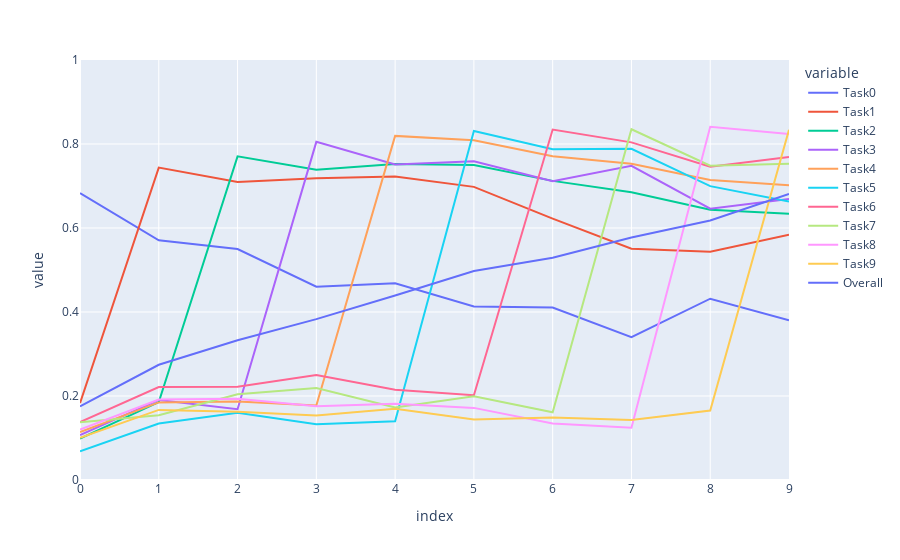

Notebook code for this chart:
### Code cell
# lineplot every task acc per training
fig = px.line(acc_df, x=acc_df.index, y=acc_df.columns, range_y=[0, 1])
fig.show()

### Figure 1 — Plotly figure (JSON) as saved in the notebook; plotly's stock layout.template omitted (floating-point values rounded to 4 significant figures)
{"data": [{"hovertemplate": "variable=Task0<br>index=%{x}<br>value=%{y}<extra></extra>", "legendgroup": "Task0", "line": {"color": "#636efa", "dash": "solid"}, "marker": {"symbol": "circle"}, "mode": "lines", "name": "Task0", "orientation": "v", "showlegend": true, "type": "scatter", "x": [0, 1, 2, 3, 4, 5, 6, 7, 8, 9], "xaxis": "x", "y": [0.6829, 0.5708, 0.55, 0.4603, 0.4683, 0.4129, 0.4108, 0.3402, 0.4317, 0.3801], "yaxis": "y"}, {"hovertemplate": "variable=Task1<br>index=%{x}<br>value=%{y}<extra></extra>", "legendgroup": "Task1", "line": {"color": "#EF553B", "dash": "solid"}, "marker": {"symbol": "circle"}, "mode": "lines", "name": "Task1", "orientation": "v", "showlegend": true, "type": "scatter", "x": [0, 1, 2, 3, 4, 5, 6, 7, 8, 9], "xaxis": "x", "y": [0.1832, 0.7439, 0.7096, 0.7187, 0.7227, 0.6979, 0.6222, 0.5507, 0.5435, 0.5839], "yaxis": "y"}, {"hovertemplate": "variable=Task2<br>index=%{x}<br>value=%{y}<extra></extra>", "legendgroup": "Task2", "line": {"color": "#00cc96", "dash": "solid"}, "marker": {"symbol": "circle"}, "mode": "lines", "name": "Task2", "orientation": "v", "showlegend": true, "type": "scatter", "x": [0, 1, 2, 3, 4, 5, 6, 7, 8, 9], "xaxis": "x", "y": [0.0984, 0.1855, 0.7706, 0.7386, 0.7521, 0.7502, 0.7122, 0.685, 0.6436, 0.6337], "yaxis": "y"}, {"hovertemplate": "variable=Task3<br>index=%{x}<br>value=%{y}<extra></extra>", "legendgroup": "Task3", "line": {"color": "#ab63fa", "dash": "solid"}, "marker": {"symbol": "circle"}, "mode": "lines", "name": "Task3", "orientation": "v", "showlegend": true, "type": "scatter", "x": [0, 1, 2, 3, 4, 5, 6, 7, 8, 9], "xaxis": "x", "y": [0.1068, 0.1906, 0.1686, 0.8051, 0.7511, 0.7589, 0.7115, 0.748, 0.646, 0.669], "yaxis": "y"}, {"hovertemplate": "variable=Task4<br>index=%{x}<br>value=%{y}<extra></extra>", "legendgroup": "Task4", "line": {"color": "#FFA15A", "dash": "solid"}, "marker": {"symbol": "circle"}, "mode": "lines", "name": "Task4", "orientation": "v", "showlegend": true, "type": "scatter", "x": [0, 1, 2, 3, 4, 5, 6, 7, 8, 9], "xaxis": "x", "y": [0.1143, 0.1848, 0.1869, 0.1772, 0.8193, 0.809, 0.7709, 0.753, 0.7143, 0.7017], "yaxis": "y"}, {"hovertemplate": "variable=Task5<br>index=%{x}<br>value=%{y}<extra></extra>", "legendgroup": "Task5", "line": {"color": "#19d3f3", "dash": "solid"}, "marker": {"symbol": "circle"}, "mode": "lines", "name": "Task5", "orientation": "v", "showlegend": true, "type": "scatter", "x": [0, 1, 2, 3, 4, 5, 6, 7, 8, 9], "xaxis": "x", "y": [0.0685, 0.1343, 0.16, 0.1329, 0.1397, 0.831, 0.7876, 0.7885, 0.6997, 0.663], "yaxis": "y"}, {"hovertemplate": "variable=Task6<br>index=%{x}<br>value=%{y}<extra></extra>", "legendgroup": "Task6", "line": {"color": "#FF6692", "dash": "solid"}, "marker": {"symbol": "circle"}, "mode": "lines", "name": "Task6", "orientation": "v", "showlegend": true, "type": "scatter", "x": [0, 1, 2, 3, 4, 5, 6, 7, 8, 9], "xaxis": "x", "y": [0.1381, 0.2215, 0.2222, 0.25, 0.215, 0.2019, 0.8343, 0.8039, 0.7459, 0.7692], "yaxis": "y"}, {"hovertemplate": "variable=Task7<br>index=%{x}<br>value=%{y}<extra></extra>", "legendgroup": "Task7", "line": {"color": "#B6E880", "dash": "solid"}, "marker": {"symbol": "circle"}, "mode": "lines", "name": "Task7", "orientation": "v", "showlegend": true, "type": "scatter", "x": [0, 1, 2, 3, 4, 5, 6, 7, 8, 9], "xaxis": "x", "y": [0.1377, 0.1541, 0.204, 0.2189, 0.1729, 0.1991, 0.1613, 0.8352, 0.7484, 0.7528], "yaxis": "y"}, {"hovertemplate": "variable=Task8<br>index=%{x}<br>value=%{y}<extra></extra>", "legendgroup": "Task8", "line": {"color": "#FF97FF", "dash": "solid"}, "marker": {"symbol": "circle"}, "mode": "lines", "name": "Task8", "orientation": "v", "showlegend": true, "type": "scatter", "x": [0, 1, 2, 3, 4, 5, 6, 7, 8, 9], "xaxis": "x", "y": [0.1201, 0.1916, 0.1935, 0.1758, 0.1815, 0.1717, 0.1344, 0.1246, 0.8412, 0.8241], "yaxis": "y"}, {"hovertemplate": "variable=Task9<br>index=%{x}<br>value=%{y}<extra></extra>", "legendgroup": "Task9", "line": {"color": "#FECB52", "dash": "solid"}, "marker": {"symbol": "circle"}, "mode": "lines", "name": "Task9", "orientation": "v", "showlegend": true, "type": "scatter", "x": [0, 1, 2, 3, 4, 5, 6, 7, 8, 9], "xaxis": "x", "y": [0.1006, 0.1669, 0.1625, 0.1535, 0.1696, 0.1441, 0.1488, 0.1431, 0.1655, 0.834], "yaxis": "y"}, {"hovertemplate": "variable=Overall<br>index=%{x}<br>value=%{y}<extra></extra>", "legendgroup": "Overall", "line": {"color": "#636efa", "dash": "solid"}, "marker": {"symbol": "circle"}, "mode": "lines", "name": "Overall", "orientation": "v", "showlegend": true, "type": "scatter", "x": [0, 1, 2, 3, 4, 5, 6, 7, 8, 9], "xaxis": "x", "y": [0.1751, 0.2744, 0.3328, 0.3831, 0.4392, 0.4977, 0.5294, 0.5772, 0.618, 0.6812], "yaxis": "y"}], "layout": {"legend": {"title": {"text": "variable"}, "tracegroupgap": 0}, "margin": {"t": 60}, "xaxis": {"anchor": "y", "domain": [0, 1], "title": {"text": "index"}}, "yaxis": {"anchor": "x", "domain": [0, 1], "range": [0, 1], "title": {"text": "value"}}}}
